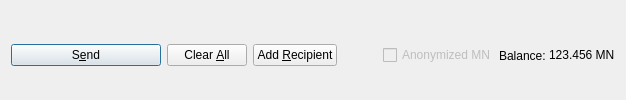
         <widget class="QFrame" name="frame_Send">
          <layout class="QHBoxLayout" name="horizontalLayout">
           <property name="bottomMargin">
            <number>0</number>
           </property>
           <item>
            <widget class="QPushButton" name="sendButton">
             <property name="minimumSize">
              <size>
               <width>150</width>
               <height>0</height>
              </size>
             </property>
             <property name="toolTip">
              <string>Confirm the send action</string>
             </property>
             <property name="text">
              <string>S&amp;end</string>
             </property>
             <property name="icon">
              <iconset resource="../masternoder.qrc">
               <normaloff>:/icons/send</normaloff>:/icons/send</iconset>
             </property>
             <property name="autoDefault">
              <bool>false</bool>
             </property>
             <property name="default">
              <bool>true</bool>
             </property>
            </widget>
           </item>
           <item>
            <widget class="QPushButton" name="clearButton">
             <property name="sizePolicy">
              <sizepolicy hsizetype="Minimum" vsizetype="Fixed">
               <horstretch>0</horstretch>
               <verstretch>0</verstretch>
              </sizepolicy>
             </property>
             <property name="toolTip">
              <string>Clear all fields of the form.</string>
             </property>
             <property name="text">
              <string>Clear &amp;All</string>
             </property>
             <property name="icon">
              <iconset resource="../masternoder.qrc">
               <normaloff>:/icons/remove</normaloff>:/icons/remove</iconset>
             </property>
             <property name="autoDefault">
              <bool>false</bool>
             </property>
            </widget>
           </item>
           <item>
            <widget class="QPushButton" name="addButton">
             <property name="toolTip">
              <string>Send to multiple recipients at once</string>
             </property>
             <property name="text">
              <string>Add &amp;Recipient</string>
             </property>
             <property name="icon">
              <iconset resource="../masternoder.qrc">
               <normaloff>:/icons/add</normaloff>:/icons/add</iconset>
             </property>
             <property name="autoDefault">
              <bool>false</bool>
             </property>
            </widget>
           </item>
           <item>
            <spacer name="horizontalSpacer">
             <property name="orientation">
              <enum>Qt::Horizontal</enum>
             </property>
             <property name="sizeHint" stdset="0">
              <size>
               <width>40</width>
               <height>20</height>
              </size>
             </property>
            </spacer>
           </item>
           <item>
            <layout class="QHBoxLayout" name="horizontalLayout_2">
             <property name="spacing">
              <number>3</number>
             </property>
             <item>
              <widget class="QCheckBox" name="checkzMN">
               <property name="enabled">
                <bool>false</bool>
               </property>
               <property name="text">
                <string>Anonymized MN</string>
               </property>
              </widget>
             </item>
             <item>
              <widget class="QLabel" name="label">
               <property name="text">
                <string>Balance:</string>
               </property>
              </widget>
             </item>
             <item>
              <widget class="QLabel" name="labelBalance">
               <property name="sizePolicy">
                <sizepolicy hsizetype="Preferred" vsizetype="Fixed">
                 <horstretch>0</horstretch>
                 <verstretch>0</verstretch>
                </sizepolicy>
               </property>
               <property name="cursor">
                <cursorShape>IBeamCursor</cursorShape>
               </property>
               <property name="text">
                <string notr="true">123.456 MN</string>
               </property>
               <property name="textInteractionFlags">
                <set>Qt::LinksAccessibleByMouse|Qt::TextSelectableByKeyboard|Qt::TextSelectableByMouse</set>
               </property>
              </widget>
             </item>
            </layout>
           </item>
          </layout>
         </widget>
